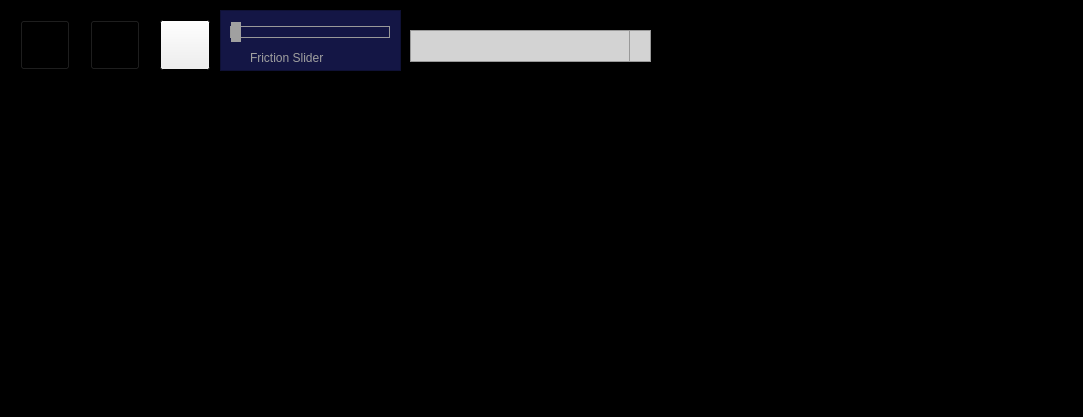
<?xml version="1.0" encoding="UTF-8"?>
<ui version="4.0">
 <class>MainWindow</class>
 <widget class="QMainWindow" name="MainWindow">
  <property name="enabled">
   <bool>true</bool>
  </property>
  <property name="geometry">
   <rect>
    <x>0</x>
    <y>0</y>
    <width>1083</width>
    <height>417</height>
   </rect>
  </property>
  <property name="palette">
   <palette>
    <active>
     <colorrole role="WindowText">
      <brush brushstyle="SolidPattern">
       <color alpha="255">
        <red>255</red>
        <green>255</green>
        <blue>255</blue>
       </color>
      </brush>
     </colorrole>
     <colorrole role="Window">
      <brush brushstyle="SolidPattern">
       <color alpha="255">
        <red>0</red>
        <green>0</green>
        <blue>0</blue>
       </color>
      </brush>
     </colorrole>
    </active>
    <inactive>
     <colorrole role="WindowText">
      <brush brushstyle="SolidPattern">
       <color alpha="255">
        <red>255</red>
        <green>255</green>
        <blue>255</blue>
       </color>
      </brush>
     </colorrole>
     <colorrole role="Window">
      <brush brushstyle="SolidPattern">
       <color alpha="255">
        <red>0</red>
        <green>0</green>
        <blue>0</blue>
       </color>
      </brush>
     </colorrole>
    </inactive>
    <disabled>
     <colorrole role="WindowText">
      <brush brushstyle="SolidPattern">
       <color alpha="255">
        <red>120</red>
        <green>120</green>
        <blue>120</blue>
       </color>
      </brush>
     </colorrole>
     <colorrole role="Window">
      <brush brushstyle="SolidPattern">
       <color alpha="255">
        <red>0</red>
        <green>0</green>
        <blue>0</blue>
       </color>
      </brush>
     </colorrole>
    </disabled>
   </palette>
  </property>
  <property name="windowTitle">
   <string>MainWindow</string>
  </property>
  <property name="autoFillBackground">
   <bool>false</bool>
  </property>
  <property name="styleSheet">
   <string notr="true"/>
  </property>
  <property name="animated">
   <bool>true</bool>
  </property>
  <widget class="QWidget" name="centralwidget">
   <widget class="SimulationCanvas" name="canvas" native="true">
    <property name="geometry">
     <rect>
      <x>0</x>
      <y>0</y>
      <width>781</width>
      <height>331</height>
     </rect>
    </property>
    <property name="styleSheet">
     <string notr="true"/>
    </property>
   </widget>
   <widget class="QPushButton" name="runButton">
    <property name="geometry">
     <rect>
      <x>90</x>
      <y>20</y>
      <width>50</width>
      <height>50</height>
     </rect>
    </property>
    <property name="palette">
     <palette>
      <active>
       <colorrole role="WindowText">
        <brush brushstyle="SolidPattern">
         <color alpha="255">
          <red>255</red>
          <green>255</green>
          <blue>255</blue>
         </color>
        </brush>
       </colorrole>
       <colorrole role="Button">
        <brush brushstyle="SolidPattern">
         <color alpha="0">
          <red>0</red>
          <green>0</green>
          <blue>0</blue>
         </color>
        </brush>
       </colorrole>
       <colorrole role="Text">
        <brush brushstyle="SolidPattern">
         <color alpha="255">
          <red>255</red>
          <green>255</green>
          <blue>255</blue>
         </color>
        </brush>
       </colorrole>
       <colorrole role="ButtonText">
        <brush brushstyle="SolidPattern">
         <color alpha="255">
          <red>255</red>
          <green>255</green>
          <blue>255</blue>
         </color>
        </brush>
       </colorrole>
       <colorrole role="Base">
        <brush brushstyle="SolidPattern">
         <color alpha="0">
          <red>0</red>
          <green>0</green>
          <blue>0</blue>
         </color>
        </brush>
       </colorrole>
       <colorrole role="Window">
        <brush brushstyle="SolidPattern">
         <color alpha="0">
          <red>0</red>
          <green>0</green>
          <blue>0</blue>
         </color>
        </brush>
       </colorrole>
       <colorrole role="PlaceholderText">
        <brush brushstyle="SolidPattern">
         <color alpha="128">
          <red>255</red>
          <green>255</green>
          <blue>255</blue>
         </color>
        </brush>
       </colorrole>
      </active>
      <inactive>
       <colorrole role="WindowText">
        <brush brushstyle="SolidPattern">
         <color alpha="255">
          <red>255</red>
          <green>255</green>
          <blue>255</blue>
         </color>
        </brush>
       </colorrole>
       <colorrole role="Button">
        <brush brushstyle="SolidPattern">
         <color alpha="0">
          <red>0</red>
          <green>0</green>
          <blue>0</blue>
         </color>
        </brush>
       </colorrole>
       <colorrole role="Text">
        <brush brushstyle="SolidPattern">
         <color alpha="255">
          <red>255</red>
          <green>255</green>
          <blue>255</blue>
         </color>
        </brush>
       </colorrole>
       <colorrole role="ButtonText">
        <brush brushstyle="SolidPattern">
         <color alpha="255">
          <red>255</red>
          <green>255</green>
          <blue>255</blue>
         </color>
        </brush>
       </colorrole>
       <colorrole role="Base">
        <brush brushstyle="SolidPattern">
         <color alpha="0">
          <red>0</red>
          <green>0</green>
          <blue>0</blue>
         </color>
        </brush>
       </colorrole>
       <colorrole role="Window">
        <brush brushstyle="SolidPattern">
         <color alpha="0">
          <red>0</red>
          <green>0</green>
          <blue>0</blue>
         </color>
        </brush>
       </colorrole>
       <colorrole role="PlaceholderText">
        <brush brushstyle="SolidPattern">
         <color alpha="128">
          <red>255</red>
          <green>255</green>
          <blue>255</blue>
         </color>
        </brush>
       </colorrole>
      </inactive>
      <disabled>
       <colorrole role="WindowText">
        <brush brushstyle="SolidPattern">
         <color alpha="255">
          <red>255</red>
          <green>255</green>
          <blue>255</blue>
         </color>
        </brush>
       </colorrole>
       <colorrole role="Button">
        <brush brushstyle="SolidPattern">
         <color alpha="0">
          <red>0</red>
          <green>0</green>
          <blue>0</blue>
         </color>
        </brush>
       </colorrole>
       <colorrole role="Text">
        <brush brushstyle="SolidPattern">
         <color alpha="255">
          <red>255</red>
          <green>255</green>
          <blue>255</blue>
         </color>
        </brush>
       </colorrole>
       <colorrole role="ButtonText">
        <brush brushstyle="SolidPattern">
         <color alpha="255">
          <red>255</red>
          <green>255</green>
          <blue>255</blue>
         </color>
        </brush>
       </colorrole>
       <colorrole role="Base">
        <brush brushstyle="SolidPattern">
         <color alpha="0">
          <red>0</red>
          <green>0</green>
          <blue>0</blue>
         </color>
        </brush>
       </colorrole>
       <colorrole role="Window">
        <brush brushstyle="SolidPattern">
         <color alpha="0">
          <red>0</red>
          <green>0</green>
          <blue>0</blue>
         </color>
        </brush>
       </colorrole>
       <colorrole role="PlaceholderText">
        <brush brushstyle="SolidPattern">
         <color alpha="128">
          <red>255</red>
          <green>255</green>
          <blue>255</blue>
         </color>
        </brush>
       </colorrole>
      </disabled>
     </palette>
    </property>
    <property name="text">
     <string/>
    </property>
   </widget>
   <widget class="QLabel" name="label">
    <property name="geometry">
     <rect>
      <x>250</x>
      <y>50</y>
      <width>91</width>
      <height>16</height>
     </rect>
    </property>
    <property name="autoFillBackground">
     <bool>false</bool>
    </property>
    <property name="styleSheet">
     <string notr="true">QLabel {
    background: transparent;
    color: #a0a0a0;
}</string>
    </property>
    <property name="text">
     <string>Friction Slider</string>
    </property>
   </widget>
   <widget class="QLabel" name="frictionLabel">
    <property name="geometry">
     <rect>
      <x>340</x>
      <y>50</y>
      <width>31</width>
      <height>16</height>
     </rect>
    </property>
    <property name="palette">
     <palette>
      <active>
       <colorrole role="WindowText">
        <brush brushstyle="SolidPattern">
         <color alpha="255">
          <red>160</red>
          <green>160</green>
          <blue>160</blue>
         </color>
        </brush>
       </colorrole>
       <colorrole role="Button">
        <brush brushstyle="SolidPattern">
         <color alpha="255">
          <red>20</red>
          <green>22</green>
          <blue>69</blue>
         </color>
        </brush>
       </colorrole>
       <colorrole role="Light">
        <brush brushstyle="SolidPattern">
         <color alpha="255">
          <red>30</red>
          <green>33</green>
          <blue>103</blue>
         </color>
        </brush>
       </colorrole>
       <colorrole role="Midlight">
        <brush brushstyle="SolidPattern">
         <color alpha="255">
          <red>25</red>
          <green>27</green>
          <blue>86</blue>
         </color>
        </brush>
       </colorrole>
       <colorrole role="Dark">
        <brush brushstyle="SolidPattern">
         <color alpha="255">
          <red>10</red>
          <green>11</green>
          <blue>34</blue>
         </color>
        </brush>
       </colorrole>
       <colorrole role="Mid">
        <brush brushstyle="SolidPattern">
         <color alpha="255">
          <red>13</red>
          <green>15</green>
          <blue>46</blue>
         </color>
        </brush>
       </colorrole>
       <colorrole role="Text">
        <brush brushstyle="SolidPattern">
         <color alpha="255">
          <red>160</red>
          <green>160</green>
          <blue>160</blue>
         </color>
        </brush>
       </colorrole>
       <colorrole role="ButtonText">
        <brush brushstyle="SolidPattern">
         <color alpha="255">
          <red>160</red>
          <green>160</green>
          <blue>160</blue>
         </color>
        </brush>
       </colorrole>
       <colorrole role="Base">
        <brush brushstyle="SolidPattern">
         <color alpha="255">
          <red>0</red>
          <green>0</green>
          <blue>0</blue>
         </color>
        </brush>
       </colorrole>
       <colorrole role="Window">
        <brush brushstyle="SolidPattern">
         <color alpha="255">
          <red>20</red>
          <green>22</green>
          <blue>69</blue>
         </color>
        </brush>
       </colorrole>
       <colorrole role="Shadow">
        <brush brushstyle="SolidPattern">
         <color alpha="255">
          <red>0</red>
          <green>0</green>
          <blue>0</blue>
         </color>
        </brush>
       </colorrole>
       <colorrole role="AlternateBase">
        <brush brushstyle="SolidPattern">
         <color alpha="255">
          <red>10</red>
          <green>11</green>
          <blue>34</blue>
         </color>
        </brush>
       </colorrole>
       <colorrole role="PlaceholderText">
        <brush brushstyle="SolidPattern">
         <color alpha="255">
          <red>160</red>
          <green>160</green>
          <blue>160</blue>
         </color>
        </brush>
       </colorrole>
      </active>
      <inactive>
       <colorrole role="WindowText">
        <brush brushstyle="SolidPattern">
         <color alpha="255">
          <red>160</red>
          <green>160</green>
          <blue>160</blue>
         </color>
        </brush>
       </colorrole>
       <colorrole role="Button">
        <brush brushstyle="SolidPattern">
         <color alpha="255">
          <red>20</red>
          <green>22</green>
          <blue>69</blue>
         </color>
        </brush>
       </colorrole>
       <colorrole role="Light">
        <brush brushstyle="SolidPattern">
         <color alpha="255">
          <red>30</red>
          <green>33</green>
          <blue>103</blue>
         </color>
        </brush>
       </colorrole>
       <colorrole role="Midlight">
        <brush brushstyle="SolidPattern">
         <color alpha="255">
          <red>25</red>
          <green>27</green>
          <blue>86</blue>
         </color>
        </brush>
       </colorrole>
       <colorrole role="Dark">
        <brush brushstyle="SolidPattern">
         <color alpha="255">
          <red>10</red>
          <green>11</green>
          <blue>34</blue>
         </color>
        </brush>
       </colorrole>
       <colorrole role="Mid">
        <brush brushstyle="SolidPattern">
         <color alpha="255">
          <red>13</red>
          <green>15</green>
          <blue>46</blue>
         </color>
        </brush>
       </colorrole>
       <colorrole role="Text">
        <brush brushstyle="SolidPattern">
         <color alpha="255">
          <red>160</red>
          <green>160</green>
          <blue>160</blue>
         </color>
        </brush>
       </colorrole>
       <colorrole role="ButtonText">
        <brush brushstyle="SolidPattern">
         <color alpha="255">
          <red>160</red>
          <green>160</green>
          <blue>160</blue>
         </color>
        </brush>
       </colorrole>
       <colorrole role="Base">
        <brush brushstyle="SolidPattern">
         <color alpha="255">
          <red>0</red>
          <green>0</green>
          <blue>0</blue>
         </color>
        </brush>
       </colorrole>
       <colorrole role="Window">
        <brush brushstyle="SolidPattern">
         <color alpha="255">
          <red>20</red>
          <green>22</green>
          <blue>69</blue>
         </color>
        </brush>
       </colorrole>
       <colorrole role="Shadow">
        <brush brushstyle="SolidPattern">
         <color alpha="255">
          <red>0</red>
          <green>0</green>
          <blue>0</blue>
         </color>
        </brush>
       </colorrole>
       <colorrole role="AlternateBase">
        <brush brushstyle="SolidPattern">
         <color alpha="255">
          <red>10</red>
          <green>11</green>
          <blue>34</blue>
         </color>
        </brush>
       </colorrole>
       <colorrole role="PlaceholderText">
        <brush brushstyle="SolidPattern">
         <color alpha="255">
          <red>160</red>
          <green>160</green>
          <blue>160</blue>
         </color>
        </brush>
       </colorrole>
      </inactive>
      <disabled>
       <colorrole role="WindowText">
        <brush brushstyle="SolidPattern">
         <color alpha="255">
          <red>160</red>
          <green>160</green>
          <blue>160</blue>
         </color>
        </brush>
       </colorrole>
       <colorrole role="Button">
        <brush brushstyle="SolidPattern">
         <color alpha="255">
          <red>20</red>
          <green>22</green>
          <blue>69</blue>
         </color>
        </brush>
       </colorrole>
       <colorrole role="Light">
        <brush brushstyle="SolidPattern">
         <color alpha="255">
          <red>30</red>
          <green>33</green>
          <blue>103</blue>
         </color>
        </brush>
       </colorrole>
       <colorrole role="Midlight">
        <brush brushstyle="SolidPattern">
         <color alpha="255">
          <red>25</red>
          <green>27</green>
          <blue>86</blue>
         </color>
        </brush>
       </colorrole>
       <colorrole role="Dark">
        <brush brushstyle="SolidPattern">
         <color alpha="255">
          <red>10</red>
          <green>11</green>
          <blue>34</blue>
         </color>
        </brush>
       </colorrole>
       <colorrole role="Mid">
        <brush brushstyle="SolidPattern">
         <color alpha="255">
          <red>13</red>
          <green>15</green>
          <blue>46</blue>
         </color>
        </brush>
       </colorrole>
       <colorrole role="Text">
        <brush brushstyle="SolidPattern">
         <color alpha="255">
          <red>160</red>
          <green>160</green>
          <blue>160</blue>
         </color>
        </brush>
       </colorrole>
       <colorrole role="ButtonText">
        <brush brushstyle="SolidPattern">
         <color alpha="255">
          <red>160</red>
          <green>160</green>
          <blue>160</blue>
         </color>
        </brush>
       </colorrole>
       <colorrole role="Base">
        <brush brushstyle="SolidPattern">
         <color alpha="255">
          <red>20</red>
          <green>22</green>
          <blue>69</blue>
         </color>
        </brush>
       </colorrole>
       <colorrole role="Window">
        <brush brushstyle="SolidPattern">
         <color alpha="255">
          <red>20</red>
          <green>22</green>
          <blue>69</blue>
         </color>
        </brush>
       </colorrole>
       <colorrole role="Shadow">
        <brush brushstyle="SolidPattern">
         <color alpha="255">
          <red>0</red>
          <green>0</green>
          <blue>0</blue>
         </color>
        </brush>
       </colorrole>
       <colorrole role="AlternateBase">
        <brush brushstyle="SolidPattern">
         <color alpha="255">
          <red>20</red>
          <green>22</green>
          <blue>69</blue>
         </color>
        </brush>
       </colorrole>
       <colorrole role="PlaceholderText">
        <brush brushstyle="SolidPattern">
         <color alpha="255">
          <red>160</red>
          <green>160</green>
          <blue>160</blue>
         </color>
        </brush>
       </colorrole>
      </disabled>
     </palette>
    </property>
    <property name="autoFillBackground">
     <bool>true</bool>
    </property>
    <property name="styleSheet">
     <string notr="true">QLabel { color: #a0a0a0; }</string>
    </property>
    <property name="text">
     <string/>
    </property>
   </widget>
   <widget class="QPushButton" name="restartButton">
    <property name="geometry">
     <rect>
      <x>160</x>
      <y>20</y>
      <width>50</width>
      <height>50</height>
     </rect>
    </property>
   </widget>
   <widget class="QPushButton" name="configurationButton">
    <property name="geometry">
     <rect>
      <x>20</x>
      <y>20</y>
      <width>50</width>
      <height>50</height>
     </rect>
    </property>
    <property name="palette">
     <palette>
      <active>
       <colorrole role="WindowText">
        <brush brushstyle="SolidPattern">
         <color alpha="255">
          <red>255</red>
          <green>255</green>
          <blue>255</blue>
         </color>
        </brush>
       </colorrole>
       <colorrole role="Button">
        <brush brushstyle="SolidPattern">
         <color alpha="0">
          <red>0</red>
          <green>0</green>
          <blue>0</blue>
         </color>
        </brush>
       </colorrole>
       <colorrole role="Text">
        <brush brushstyle="SolidPattern">
         <color alpha="255">
          <red>255</red>
          <green>255</green>
          <blue>255</blue>
         </color>
        </brush>
       </colorrole>
       <colorrole role="ButtonText">
        <brush brushstyle="SolidPattern">
         <color alpha="255">
          <red>255</red>
          <green>255</green>
          <blue>255</blue>
         </color>
        </brush>
       </colorrole>
       <colorrole role="Base">
        <brush brushstyle="SolidPattern">
         <color alpha="0">
          <red>0</red>
          <green>0</green>
          <blue>0</blue>
         </color>
        </brush>
       </colorrole>
       <colorrole role="Window">
        <brush brushstyle="SolidPattern">
         <color alpha="0">
          <red>0</red>
          <green>0</green>
          <blue>0</blue>
         </color>
        </brush>
       </colorrole>
       <colorrole role="PlaceholderText">
        <brush brushstyle="SolidPattern">
         <color alpha="128">
          <red>255</red>
          <green>255</green>
          <blue>255</blue>
         </color>
        </brush>
       </colorrole>
      </active>
      <inactive>
       <colorrole role="WindowText">
        <brush brushstyle="SolidPattern">
         <color alpha="255">
          <red>255</red>
          <green>255</green>
          <blue>255</blue>
         </color>
        </brush>
       </colorrole>
       <colorrole role="Button">
        <brush brushstyle="SolidPattern">
         <color alpha="0">
          <red>0</red>
          <green>0</green>
          <blue>0</blue>
         </color>
        </brush>
       </colorrole>
       <colorrole role="Text">
        <brush brushstyle="SolidPattern">
         <color alpha="255">
          <red>255</red>
          <green>255</green>
          <blue>255</blue>
         </color>
        </brush>
       </colorrole>
       <colorrole role="ButtonText">
        <brush brushstyle="SolidPattern">
         <color alpha="255">
          <red>255</red>
          <green>255</green>
          <blue>255</blue>
         </color>
        </brush>
       </colorrole>
       <colorrole role="Base">
        <brush brushstyle="SolidPattern">
         <color alpha="0">
          <red>0</red>
          <green>0</green>
          <blue>0</blue>
         </color>
        </brush>
       </colorrole>
       <colorrole role="Window">
        <brush brushstyle="SolidPattern">
         <color alpha="0">
          <red>0</red>
          <green>0</green>
          <blue>0</blue>
         </color>
        </brush>
       </colorrole>
       <colorrole role="PlaceholderText">
        <brush brushstyle="SolidPattern">
         <color alpha="128">
          <red>255</red>
          <green>255</green>
          <blue>255</blue>
         </color>
        </brush>
       </colorrole>
      </inactive>
      <disabled>
       <colorrole role="WindowText">
        <brush brushstyle="SolidPattern">
         <color alpha="255">
          <red>255</red>
          <green>255</green>
          <blue>255</blue>
         </color>
        </brush>
       </colorrole>
       <colorrole role="Button">
        <brush brushstyle="SolidPattern">
         <color alpha="0">
          <red>0</red>
          <green>0</green>
          <blue>0</blue>
         </color>
        </brush>
       </colorrole>
       <colorrole role="Text">
        <brush brushstyle="SolidPattern">
         <color alpha="255">
          <red>255</red>
          <green>255</green>
          <blue>255</blue>
         </color>
        </brush>
       </colorrole>
       <colorrole role="ButtonText">
        <brush brushstyle="SolidPattern">
         <color alpha="255">
          <red>255</red>
          <green>255</green>
          <blue>255</blue>
         </color>
        </brush>
       </colorrole>
       <colorrole role="Base">
        <brush brushstyle="SolidPattern">
         <color alpha="0">
          <red>0</red>
          <green>0</green>
          <blue>0</blue>
         </color>
        </brush>
       </colorrole>
       <colorrole role="Window">
        <brush brushstyle="SolidPattern">
         <color alpha="0">
          <red>0</red>
          <green>0</green>
          <blue>0</blue>
         </color>
        </brush>
       </colorrole>
       <colorrole role="PlaceholderText">
        <brush brushstyle="SolidPattern">
         <color alpha="128">
          <red>255</red>
          <green>255</green>
          <blue>255</blue>
         </color>
        </brush>
       </colorrole>
      </disabled>
     </palette>
    </property>
    <property name="styleSheet">
     <string notr="true"/>
    </property>
    <property name="text">
     <string/>
    </property>
   </widget>
   <widget class="QSlider" name="frictionCoefficientSpinBox">
    <property name="enabled">
     <bool>true</bool>
    </property>
    <property name="geometry">
     <rect>
      <x>230</x>
      <y>20</y>
      <width>160</width>
      <height>25</height>
     </rect>
    </property>
    <property name="palette">
     <palette>
      <active/>
      <inactive/>
      <disabled/>
     </palette>
    </property>
    <property name="autoFillBackground">
     <bool>false</bool>
    </property>
    <property name="styleSheet">
     <string notr="true">QSlider::background{background-color: rgb(0, 255, 0);}

QSlider::groove:horizontal {
        border: 1px solid #999999;
        height: 10px; /* Adjust the height as needed */
    }

    QSlider::handle:horizontal {
        subcontrol-origin: margin;
        subcontrol-position: center;
        background-color: #a0a0a0 ; /* Fill color */
        border: 1px #999999;
        width: 10px; /* Adjust the width as needed */
        margin: -5px 0; /* Center the handle on the groove */
    }</string>
    </property>
    <property name="minimum">
     <number>5</number>
    </property>
    <property name="maximum">
     <number>100</number>
    </property>
    <property name="tracking">
     <bool>true</bool>
    </property>
    <property name="orientation">
     <enum>Qt::Horizontal</enum>
    </property>
    <property name="tickPosition">
     <enum>QSlider::NoTicks</enum>
    </property>
   </widget>
   <widget class="QFrame" name="frame">
    <property name="geometry">
     <rect>
      <x>220</x>
      <y>10</y>
      <width>181</width>
      <height>61</height>
     </rect>
    </property>
    <property name="autoFillBackground">
     <bool>false</bool>
    </property>
    <property name="styleSheet">
     <string notr="true">QFrame {
background-color: rgb(20, 22, 69)
 }</string>
    </property>
    <property name="frameShape">
     <enum>QFrame::StyledPanel</enum>
    </property>
    <property name="frameShadow">
     <enum>QFrame::Raised</enum>
    </property>
   </widget>
   <widget class="QComboBox" name="graphMenu">
    <property name="geometry">
     <rect>
      <x>410</x>
      <y>30</y>
      <width>241</width>
      <height>32</height>
     </rect>
    </property>
    <property name="autoFillBackground">
     <bool>false</bool>
    </property>
    <property name="styleSheet">
     <string notr="true">QComboBox {
                         border: 1px solid #999999; /* Border color */
                         border-radius: 0px; /* Rounded corners */
                         padding: 1px 18px 1px 3px; /* Adjust padding as needed*/
                         background-color: lightgray; /* Background color */
                     }

                     QComboBox::drop-down {
                         subcontrol-origin: padding;
                         subcontrol-position: right;
                         width: 20px; /* Adjust the width of the drop-down indicator */
                         border-left: 1px solid #999999; /* Border color of the drop-down indicator */
                         right: 0; /* Align to the far right */
                     }

                     QComboBox::down-arrow {
                         subcontrol-origin: margin;
                        subcontrol-position: center;
                        width: 20px; /* Width of the down arrow icon */
                        height: 20px; /* Height of the down arrow icon */
                         image: url(:/Resources/down.png);
                     }</string>
    </property>
   </widget>
   <zorder>canvas</zorder>
   <zorder>frame</zorder>
   <zorder>runButton</zorder>
   <zorder>label</zorder>
   <zorder>frictionLabel</zorder>
   <zorder>restartButton</zorder>
   <zorder>frictionCoefficientSpinBox</zorder>
   <zorder>graphMenu</zorder>
   <zorder>configurationButton</zorder>
  </widget>
 </widget>
 <customwidgets>
  <customwidget>
   <class>SimulationCanvas</class>
   <extends>QWidget</extends>
   <header location="global">simulationcanvas/simulationcanvas.h</header>
   <container>1</container>
  </customwidget>
 </customwidgets>
 <resources/>
 <connections/>
</ui>
